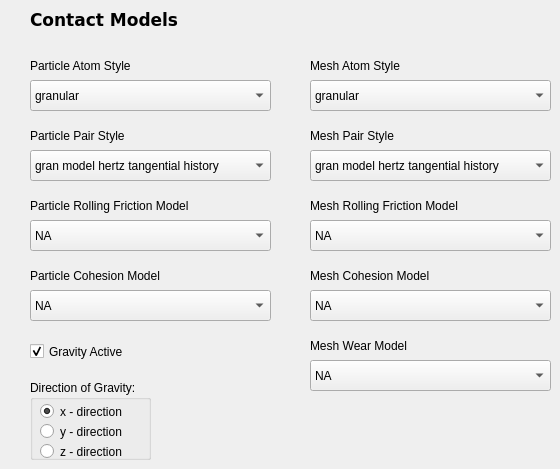
      <widget class="QWidget" name="page_3">
       <widget class="QLabel" name="label_12">
        <property name="geometry">
         <rect>
          <x>30</x>
          <y>120</y>
          <width>111</width>
          <height>31</height>
         </rect>
        </property>
        <property name="text">
         <string>Particle Pair Style</string>
        </property>
       </widget>
       <widget class="QLabel" name="label_14">
        <property name="geometry">
         <rect>
          <x>30</x>
          <y>190</y>
          <width>181</width>
          <height>31</height>
         </rect>
        </property>
        <property name="text">
         <string>Particle Rolling Friction Model</string>
        </property>
       </widget>
       <widget class="QComboBox" name="cbox_ptcl_cohesionmodel">
        <property name="geometry">
         <rect>
          <x>30</x>
          <y>290</y>
          <width>241</width>
          <height>31</height>
         </rect>
        </property>
        <item>
         <property name="text">
          <string>NA</string>
         </property>
        </item>
        <item>
         <property name="text">
          <string>sjkr</string>
         </property>
        </item>
        <item>
         <property name="text">
          <string>sjkr2</string>
         </property>
        </item>
        <item>
         <property name="text">
          <string>easo/capillary/viscous</string>
         </property>
        </item>
        <item>
         <property name="text">
          <string>washino/capillary/viscous</string>
         </property>
        </item>
       </widget>
       <widget class="QLabel" name="label_13">
        <property name="geometry">
         <rect>
          <x>30</x>
          <y>50</y>
          <width>121</width>
          <height>31</height>
         </rect>
        </property>
        <property name="text">
         <string>Particle Atom Style</string>
        </property>
       </widget>
       <widget class="QLabel" name="label_15">
        <property name="geometry">
         <rect>
          <x>30</x>
          <y>260</y>
          <width>161</width>
          <height>31</height>
         </rect>
        </property>
        <property name="text">
         <string>Particle Cohesion Model</string>
        </property>
       </widget>
       <widget class="QComboBox" name="cbox_ptcl_pairstyle">
        <property name="geometry">
         <rect>
          <x>30</x>
          <y>150</y>
          <width>241</width>
          <height>31</height>
         </rect>
        </property>
        <item>
         <property name="text">
          <string>gran model hertz tangential history</string>
         </property>
        </item>
        <item>
         <property name="text">
          <string>gran model hertz tangential</string>
         </property>
        </item>
       </widget>
       <widget class="QComboBox" name="cbox_ptcl_rollingfrictionmodel">
        <property name="geometry">
         <rect>
          <x>30</x>
          <y>220</y>
          <width>241</width>
          <height>31</height>
         </rect>
        </property>
        <item>
         <property name="text">
          <string>NA</string>
         </property>
        </item>
        <item>
         <property name="text">
          <string>cdt</string>
         </property>
        </item>
        <item>
         <property name="text">
          <string>epsd</string>
         </property>
        </item>
        <item>
         <property name="text">
          <string>epsd2</string>
         </property>
        </item>
       </widget>
       <widget class="QComboBox" name="cbox_ptcl_atomstyle">
        <property name="geometry">
         <rect>
          <x>30</x>
          <y>80</y>
          <width>241</width>
          <height>31</height>
         </rect>
        </property>
        <item>
         <property name="text">
          <string>granular</string>
         </property>
        </item>
       </widget>
       <widget class="QLabel" name="label_19">
        <property name="geometry">
         <rect>
          <x>30</x>
          <y>10</y>
          <width>161</width>
          <height>17</height>
         </rect>
        </property>
        <property name="font">
         <font>
          <family>DejaVu Sans</family>
          <pointsize>13</pointsize>
          <weight>75</weight>
          <bold>true</bold>
         </font>
        </property>
        <property name="text">
         <string>Contact Models</string>
        </property>
        <property name="textFormat">
         <enum>Qt::RichText</enum>
        </property>
       </widget>
       <widget class="QCheckBox" name="chk_gravityactive">
        <property name="geometry">
         <rect>
          <x>30</x>
          <y>340</y>
          <width>111</width>
          <height>23</height>
         </rect>
        </property>
        <property name="text">
         <string>Gravity Active</string>
        </property>
        <property name="checked">
         <bool>true</bool>
        </property>
       </widget>
       <widget class="QComboBox" name="cbox_mesh_pairstyle">
        <property name="geometry">
         <rect>
          <x>310</x>
          <y>150</y>
          <width>241</width>
          <height>31</height>
         </rect>
        </property>
        <item>
         <property name="text">
          <string>gran model hertz tangential history</string>
         </property>
        </item>
        <item>
         <property name="text">
          <string>gran model hertz tangential</string>
         </property>
        </item>
       </widget>
       <widget class="QComboBox" name="cbox_mesh_rollingfrictionmodel">
        <property name="geometry">
         <rect>
          <x>310</x>
          <y>220</y>
          <width>241</width>
          <height>31</height>
         </rect>
        </property>
        <item>
         <property name="text">
          <string>NA</string>
         </property>
        </item>
        <item>
         <property name="text">
          <string>cdt</string>
         </property>
        </item>
        <item>
         <property name="text">
          <string>epsd</string>
         </property>
        </item>
        <item>
         <property name="text">
          <string>epsd2</string>
         </property>
        </item>
       </widget>
       <widget class="QLabel" name="label_79">
        <property name="geometry">
         <rect>
          <x>310</x>
          <y>330</y>
          <width>161</width>
          <height>31</height>
         </rect>
        </property>
        <property name="text">
         <string>Mesh Wear Model</string>
        </property>
       </widget>
       <widget class="QComboBox" name="cbox_mesh_atomstyle">
        <property name="geometry">
         <rect>
          <x>310</x>
          <y>80</y>
          <width>241</width>
          <height>31</height>
         </rect>
        </property>
        <item>
         <property name="text">
          <string>granular</string>
         </property>
        </item>
       </widget>
       <widget class="QLabel" name="label_80">
        <property name="geometry">
         <rect>
          <x>310</x>
          <y>120</y>
          <width>101</width>
          <height>31</height>
         </rect>
        </property>
        <property name="text">
         <string>Mesh Pair Style</string>
        </property>
       </widget>
       <widget class="QComboBox" name="cbox_mesh_wearmodel">
        <property name="geometry">
         <rect>
          <x>310</x>
          <y>360</y>
          <width>241</width>
          <height>31</height>
         </rect>
        </property>
        <item>
         <property name="text">
          <string>NA</string>
         </property>
        </item>
        <item>
         <property name="text">
          <string>finnie</string>
         </property>
        </item>
       </widget>
       <widget class="QLabel" name="label_81">
        <property name="geometry">
         <rect>
          <x>310</x>
          <y>190</y>
          <width>181</width>
          <height>31</height>
         </rect>
        </property>
        <property name="text">
         <string>Mesh Rolling Friction Model</string>
        </property>
       </widget>
       <widget class="QLabel" name="label_82">
        <property name="geometry">
         <rect>
          <x>310</x>
          <y>260</y>
          <width>161</width>
          <height>31</height>
         </rect>
        </property>
        <property name="text">
         <string>Mesh Cohesion Model</string>
        </property>
       </widget>
       <widget class="QComboBox" name="cbox_mesh_cohesionmodel">
        <property name="geometry">
         <rect>
          <x>310</x>
          <y>290</y>
          <width>241</width>
          <height>31</height>
         </rect>
        </property>
        <item>
         <property name="text">
          <string>NA</string>
         </property>
        </item>
        <item>
         <property name="text">
          <string>sjkr</string>
         </property>
        </item>
        <item>
         <property name="text">
          <string>sjkr2</string>
         </property>
        </item>
        <item>
         <property name="text">
          <string>easo/capillary/viscous</string>
         </property>
        </item>
        <item>
         <property name="text">
          <string>washino/capillary/viscous</string>
         </property>
        </item>
       </widget>
       <widget class="QLabel" name="label_83">
        <property name="geometry">
         <rect>
          <x>310</x>
          <y>50</y>
          <width>111</width>
          <height>31</height>
         </rect>
        </property>
        <property name="text">
         <string>Mesh Atom Style</string>
        </property>
       </widget>
       <widget class="QGroupBox" name="groupBox_2">
        <property name="geometry">
         <rect>
          <x>30</x>
          <y>380</y>
          <width>121</width>
          <height>80</height>
         </rect>
        </property>
        <property name="title">
         <string>Direction of Gravity:</string>
        </property>
        <widget class="QRadioButton" name="rad_gravity_z">
         <property name="geometry">
          <rect>
           <x>10</x>
           <y>60</y>
           <width>96</width>
           <height>23</height>
          </rect>
         </property>
         <property name="text">
          <string>z - direction</string>
         </property>
        </widget>
        <widget class="QRadioButton" name="rad_gravity_y">
         <property name="geometry">
          <rect>
           <x>10</x>
           <y>40</y>
           <width>96</width>
           <height>23</height>
          </rect>
         </property>
         <property name="text">
          <string>y - direction</string>
         </property>
        </widget>
        <widget class="QRadioButton" name="rad_gravity_x">
         <property name="geometry">
          <rect>
           <x>10</x>
           <y>20</y>
           <width>96</width>
           <height>23</height>
          </rect>
         </property>
         <property name="text">
          <string>x - direction</string>
         </property>
         <property name="checked">
          <bool>true</bool>
         </property>
        </widget>
       </widget>
      </widget>
